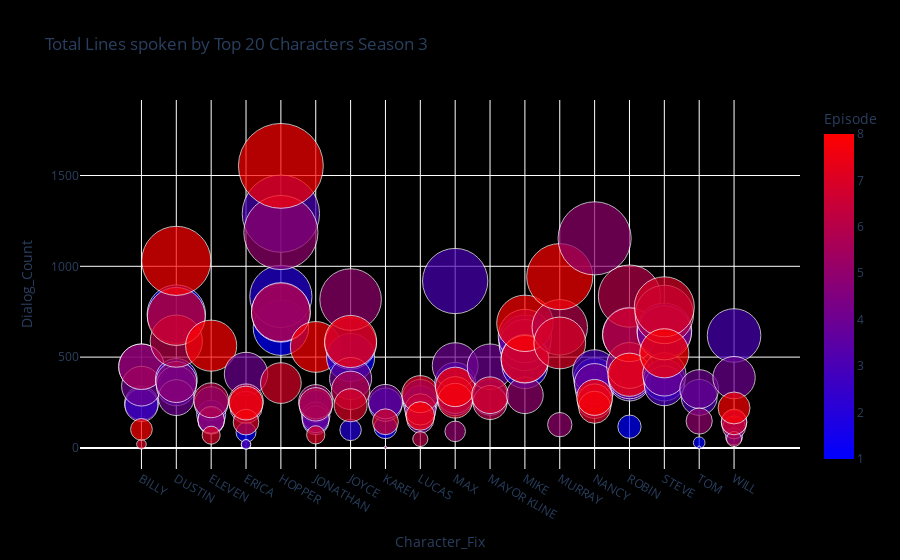

Notebook code for this chart:
### Code cell
fig = px.scatter(top20df_S3, x="Character_Fix", y="Dialog_Count",
                 size="Dialog_Count",hover_name="Episode",
                 color_continuous_scale="Bluered", 
                 size_max=60, color='Episode',
                 title= "Total Lines spoken by Top 20 Characters Season 3")
#fig.update_layout(paper_bgcolor = 'rgba(0, 0, 0, 0)', plot_bgcolor = 'rgba(0, 0, 0, 0)')
fig.update_layout(paper_bgcolor = 'black', plot_bgcolor = 'black')
fig.show()

### Figure 1 — Plotly figure (JSON) as saved in the notebook; plotly's stock layout.template omitted (floating-point values rounded to 4 significant figures; data arrays with more than 128 entries replaced by an {"elided": "..."} marker saying what was removed)
{"data": [{"hovertemplate": "<b>%{hovertext}</b><br><br>Character_Fix=%{x}<br>Dialog_Count=%{marker.size}<br>Episode=%{marker.color}<extra></extra>", "hovertext": {"elided": "129 int values"}, "legendgroup": "", "marker": {"color": {"elided": "129 int values"}, "coloraxis": "coloraxis", "size": {"elided": "129 int values"}, "sizemode": "area", "sizeref": 0.4314, "symbol": "circle"}, "mode": "markers", "name": "", "orientation": "v", "showlegend": false, "type": "scatter", "x": {"elided": "129 str values"}, "xaxis": "x", "y": {"elided": "129 int values"}, "yaxis": "y"}], "layout": {"coloraxis": {"colorbar": {"title": {"text": "Episode"}}, "colorscale": [[0, "rgb(0,0,255)"], [1, "rgb(255,0,0)"]]}, "legend": {"itemsizing": "constant", "tracegroupgap": 0}, "paper_bgcolor": "black", "plot_bgcolor": "black", "title": {"text": "Total Lines spoken by Top 20 Characters Season 3"}, "xaxis": {"anchor": "y", "domain": [0, 1], "title": {"text": "Character_Fix"}}, "yaxis": {"anchor": "x", "domain": [0, 1], "title": {"text": "Dialog_Count"}}}}
